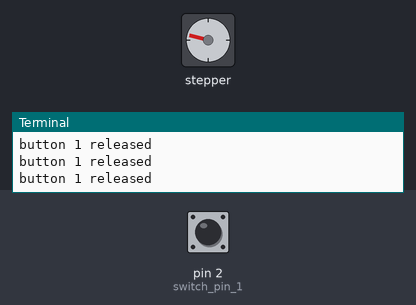
The program below on a simulated Raspberry Pi (wiringPi pin numbers). Shown: stepper motor, the last lines printed to the terminal. The inputs (shaded band) are chosen by the test bench; at power-on: pin 2 (switch_pin_1) HIGH. Pin numbers are wiringPi numbers; the stepper is drawn at 2048 steps a turn.

Above: at 1.7 s.
1.8 s: pin 2 (switch_pin_1) pulled LOW for 1 s
At 2.15 s:
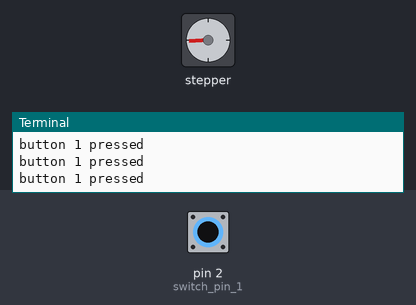
5.8 s: pin 2 (switch_pin_1) pulled LOW for 0.15 s
At 6.05 s:
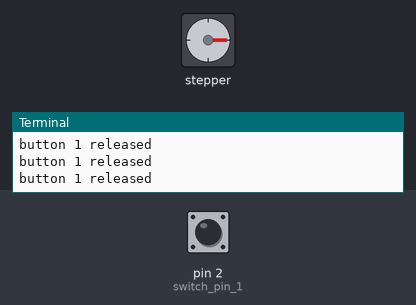
Timing chart, 0 to 17.8 s (numbered marks = the images above; inputs shaded):
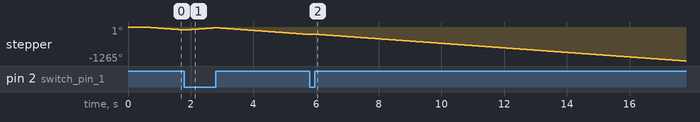

The program:

lab5.2.9_stepper_two_dir.py
```python
#!/usr/bin/env python

# import required libs
import time
import wiringpi as wp


#SETUP
print("Start")

wp.wiringPiSetup()  # cleaning up in case wpS have been preactivated

switch_pin_1 = 2

wp.pinMode(switch_pin_1, 0) # input

step_pins = [3, 4, 6, 9]

# Set all pins as output
for pin in step_pins:
    wp.pinMode(pin, wp.OUTPUT)
    wp.digitalWrite(pin, False)

# wait some time to start
time.sleep(0.5)

# Define some settings

WaitTime = 0.002

# Wave drive

Seq1 = [0, 1, 2, 3]
Seq1[0] = [1, 0, 0, 0]
Seq1[1] = [0, 1, 0, 0]
Seq1[2] = [0, 0, 1, 0]
Seq1[3] = [0, 0, 0, 1]

# Full step

Seq2 = [0, 1, 2, 3]
Seq2[0] = [1, 1, 0, 0]
Seq2[1] = [0, 1, 1, 0]
Seq2[2] = [0, 0, 1, 1]
Seq2[3] = [1, 0, 0, 1]

# reverse

Seq3 = [0, 1, 2, 3]
Seq3[0] = [0, 0, 0, 1]
Seq3[1] = [0, 0, 1, 0]
Seq3[2] = [0, 1, 0, 0]
Seq3[3] = [1, 0, 0, 0]

def rotate(seq):
    for step in range(0, 4):
        for pin in range(0, 4):
            xpin = step_pins[pin]  # get GPIO number
            if seq[step][pin] != 0:  # check if pin in sequence is 1 or 0
                wp.digitalWrite(xpin, True)  # set pin high
            else:
                wp.digitalWrite(xpin, False)
    # Wait before moving on
        time.sleep(WaitTime)


# Start main loop
try:
    while True:

        if(wp.digitalRead(switch_pin_1) == 0): #input is active low (pull up)
            print("button 1 pressed ")
            rotate(Seq1)
        else:
            print("button 1 released")
            rotate(Seq3)

except KeyboardInterrupt:
    pass
#cleanup
print("Done")
```
